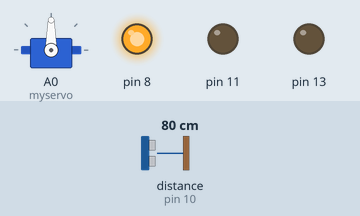
Simulated run of this sketch. Board: Arduino Uno, built with avr-gcc and run on an emulated ATmega328P. Shown: servo, output pins drawn as LEDs (lit = HIGH). Wiring (inferred from the names in the program): ultrasonic range finder: trigger pin 9; echo pin 10. Inputs (shaded band) come from the test bench; at power-on: distance to the obstacle (sensor on pin 10) 80 cm. The echo pulse lasts 58.3 µs per cm; pins used as bus, display or sensor lines are not drawn; what the sketch prints to the serial monitor is not drawn.

Above: at 1.3 s.
1.4 s: distance to the obstacle (sensor on pin 10) set to 23 cm
8.2 s: distance to the obstacle (sensor on pin 10) set to 18 cm
At 9.0 s:
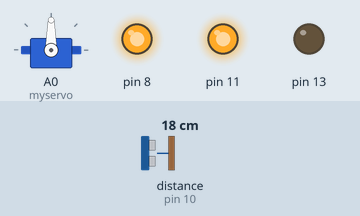
At 11.1 s:
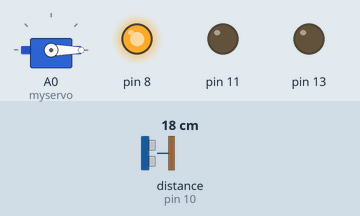
21.0 s: distance to the obstacle (sensor on pin 10) set to 2 cm
Timing chart, 0 to 25.7 s (numbered marks = the images above; inputs shaded):
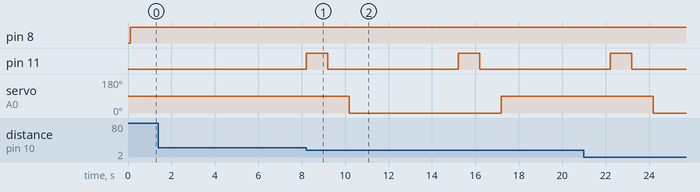

Measured:
- the behaviour switches between 21 and 20 cm on distance to the obstacle (sensor on pin 10) (found by bisection; images 0 and 1)
- after the input at 8.2 s, pin 11: alternates HIGH for 1.0 s and LOW for 6.0 s, starting at once; servo on A0 (myservo): 90° → 0° after 2.0 s, → 90° 7.0 s later

The sketch:

SMARTDUSTBIN.ino
```cpp
#include <Servo.h>
Servo myservo;

  const int trigPinr = 9;
  const int echoPinr = 10;
  long durationr;
  int distancer;
  int pos = 0;
  void setup() {

  myservo.attach(A0);  // attaches the servo on pin 9 to the servo object


   pinMode(trigPinr, OUTPUT);
  pinMode(echoPinr, INPUT);
  pinMode(8, OUTPUT);
  pinMode(11, OUTPUT);
  pinMode(13,OUTPUT);
  Serial.begin(115200);
  delay(100);
}
void loop() {
  digitalWrite(8, HIGH);

  digitalWrite(11, LOW);


   digitalWrite(trigPinr, LOW);
  delayMicroseconds(2);
  digitalWrite(trigPinr, HIGH);
  delayMicroseconds(10);
  digitalWrite(trigPinr, LOW);
  durationr = pulseIn(echoPinr, HIGH);
  distancer= durationr*0.034/2;
  Serial.print("Distancer: ");
  Serial.println(distancer);

   if( distancer <20) //IF ONLY CENTER DETECTED
     {

  for(pos = 0; pos <= 90; pos +=90) // goes from 0 degrees to 180 degrees
  {
     digitalWrite (11,HIGH);
        delay(1000);
        digitalWrite (11,LOW);
     delay(1000);

    myservo.write(pos);              // tell servo to go to position in variable 'pos'
    delay(5000);

  }
     }
   if( distancer >25) //IF ONLY CENTER DETECTED
     {
  for(pos =90; pos>=90; pos-=90)     // goes from 180 degrees to 0 degrees
  {
    myservo.write(pos);              // tell servo to go to position in variable 'pos'
    delay(2500);                       // waits 15ms for the servo to reach the position
                       // waits 15ms for the servo to reach the position
  }
}
}
```
